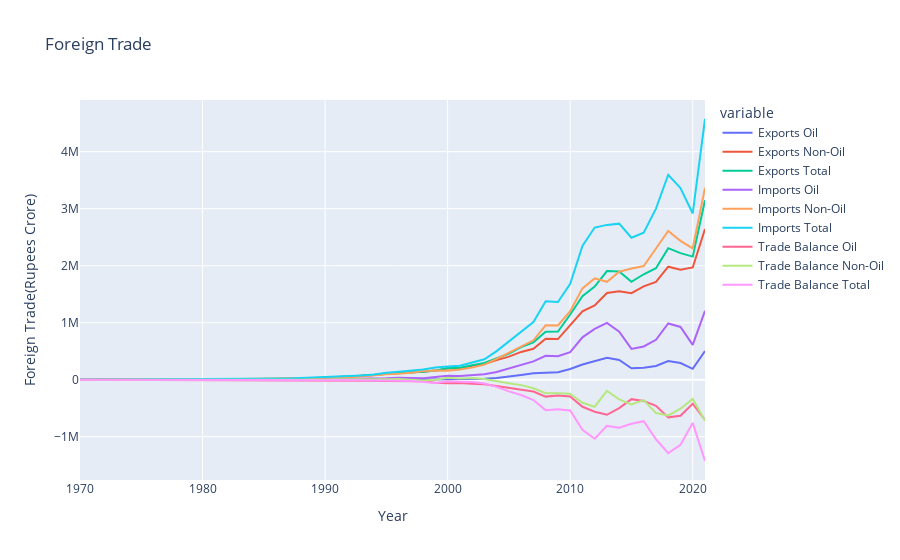

The notebook cell saved with this chart:
### Markdown cell above
# Foreign Trades

### Code cell
foreign_trade = pd.read_csv('Final/foreign_trade_final.csv')
title="Foreign Trade"
fig = px.line(foreign_trade, x='Year', y=['Exports Oil', 'Exports Non-Oil', 'Exports Total',
       'Imports Oil', 'Imports Non-Oil', 'Imports Total', 'Trade Balance Oil',
       'Trade Balance Non-Oil', 'Trade Balance Total'], title=title)
fig.update_layout(xaxis_title='Year', yaxis_title='Foreign Trade(Rupees Crore)')
fig.show()
